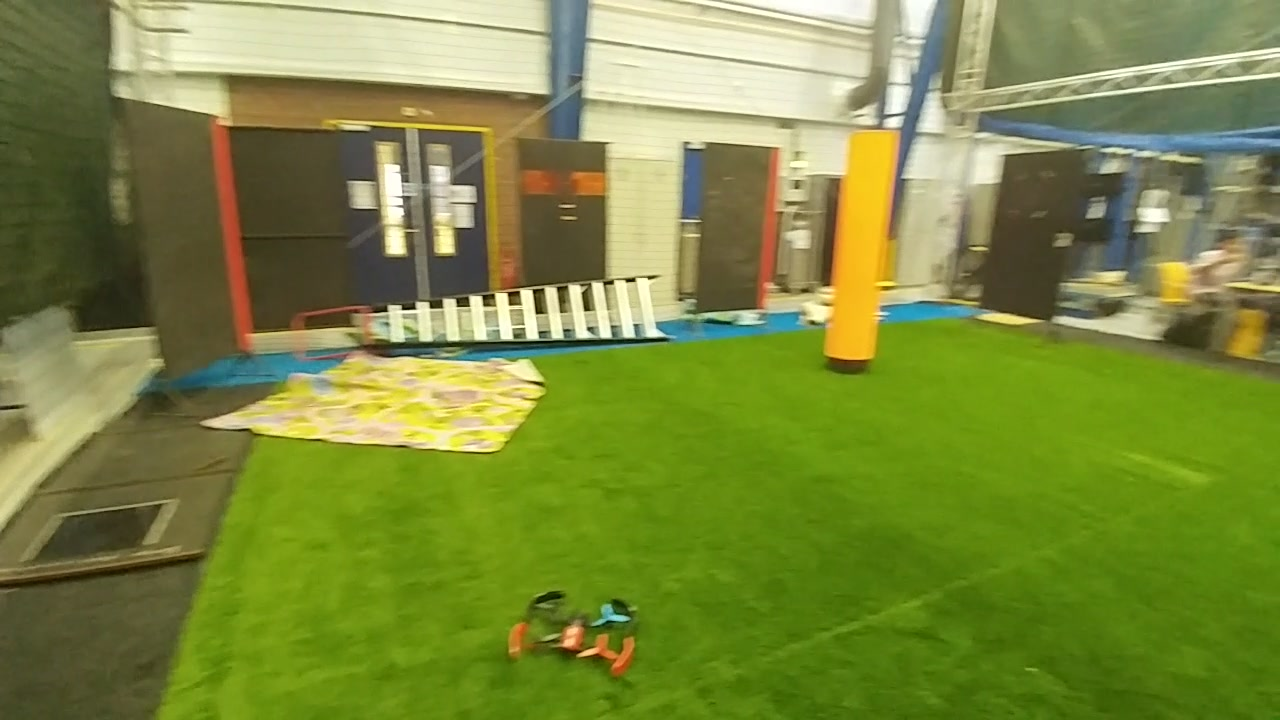
//> input picture Test/images/t3.jpeg, 1280 x 720 px
$ ./location   (built with g++ and OpenCV 4)
//> lines starting //> are read from the running program, lines starting //| are printed output that depends on the picture
#include <opencv2/core/core.hpp>
#include <opencv2/highgui/highgui.hpp>
#include <iostream>

using namespace cv;
using namespace std;

int main(){
  Mat img;
  Mat planes[3];   //destination array
  // Mat I_b,I_g,I_r;
  img = imread("../images/t3.jpeg");   // Read the image in RGB form
//> img is the input picture: 720 rows x 1280 cols, CV_8UC3; mean B, G, R 62.9, 137.6, 124.1
  // split(img, bgr);
  split(img,planes);
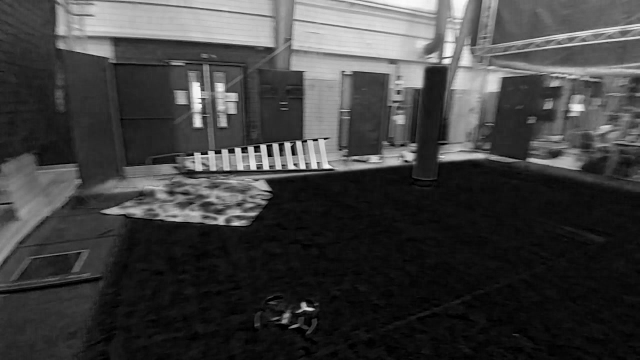
//> planes[0]: 720 rows x 1280 cols, CV_8UC1 (shown at 1/2 size); min 0, max 251, mean 62.9
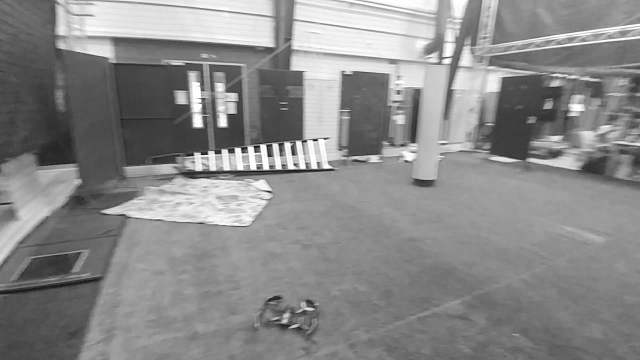
//> planes[1]: 720 rows x 1280 cols, CV_8UC1 (shown at 1/2 size); min 3, max 255, mean 137.6
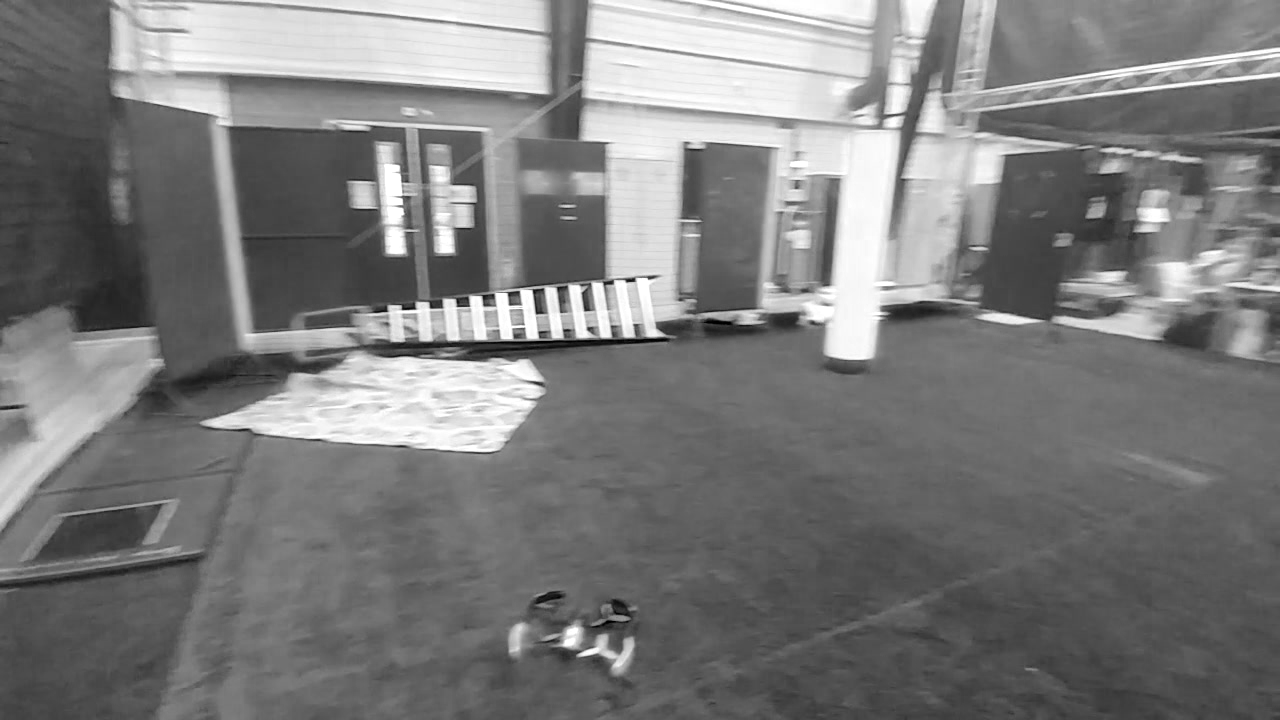
//> planes[2]: 720 rows x 1280 cols, CV_8UC1; min 0, max 255, mean 124.1

  int W = img.cols;
  int H = img.rows;
  //Note: OpenCV uses BGR color order
  // I_b = bgr[0];
  // I_g = bgr[1];
  // I_r = bgr[2];

  int isgrass[H][W];
  int i=0,j=0;

  // [13 lines of commented-out code are left out]

  for(int i = 0; i<H; i++){
    for(int j = 0; j<W; j++){
      Scalar pr = planes[0].at<uchar>(i,j);
      Scalar pg = planes[1].at<uchar>(i,j);
      Scalar pb = planes[2].at<uchar>(i,j);
      if((pg.val[0] > pr.val[0]+8)&&(pg.val[0] > pb.val[0]+8)&&(pg.val[0] > 60)){
        isgrass[i][j] = 1;
      }
      else{
        isgrass[i][j] = 0;
      }
    }
  }

  int m,n,CoW,H_bott, Sign;

  int S = 1;
  int WSum = 0;

  for(i = H-1; i > H/2; i-= 4)
  {
    S = 1;
    WSum = 0;
	for(m = W/4-1; m < (W*3/4-1); m++){

            //cout<<isgrass[i][m]<<endl;

      S += 1 - isgrass[i][m];
      WSum += m*(1 - isgrass[i][m]);
      //cout<<S<<" "<<WSum<<endl;
    }
    //cout<<S<<endl;

    CoW = WSum/S+1;
    cout <<S<<" "<<CoW<<endl;
    Sign = 0;
    H_bott = i;

    if( (S > W/40) && (CoW - W/2) < W/5){

      if(i > 9*H/10){
        WSum = 0;
        S = 1;
        for(m = W/4-1; m < (W*3/4-1); m++){
          for(n = i - H/5; n < i; n++){
            WSum += m*(1 - isgrass[n][m]);
            S += 1 - isgrass[n][m];
          }

          WSum = WSum/S;

          Sign = -1;

          if(WSum < W/2){
            Sign = 1;
          }
        }
      }
      //cout <<S<<" "<<WSum<<endl;
      break;
    }
    //cout <<i<<" "<<m<<endl;
  }
  cout <<Sign<<" "<<H_bott<<endl;
//| 1 659
}

$ run again, with Test/images/t1.jpeg copied over Test/images/t3.jpeg
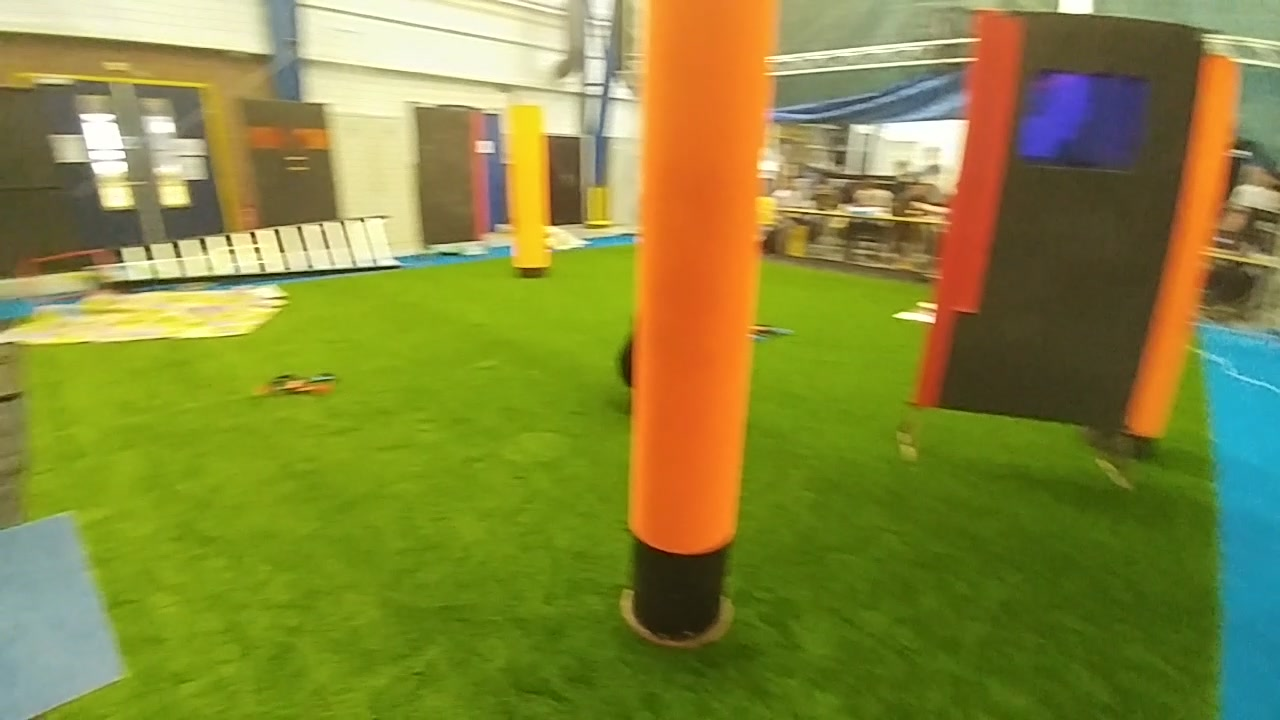
//> input picture Test/images/t1.jpeg, 1280 x 720 px
//> img is the input picture: 720 rows x 1280 cols, CV_8UC3; mean B, G, R 58, 136.4, 133.3
//> `split(img,planes);`:
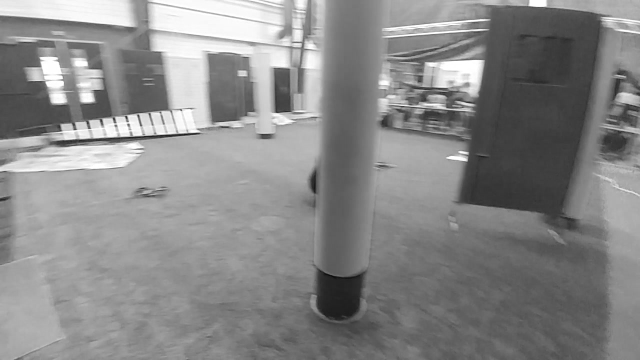
//> planes[1]: 720 rows x 1280 cols, CV_8UC1 (shown at 1/2 size); min 3, max 255, mean 136.4
//> `split(img,planes);`:
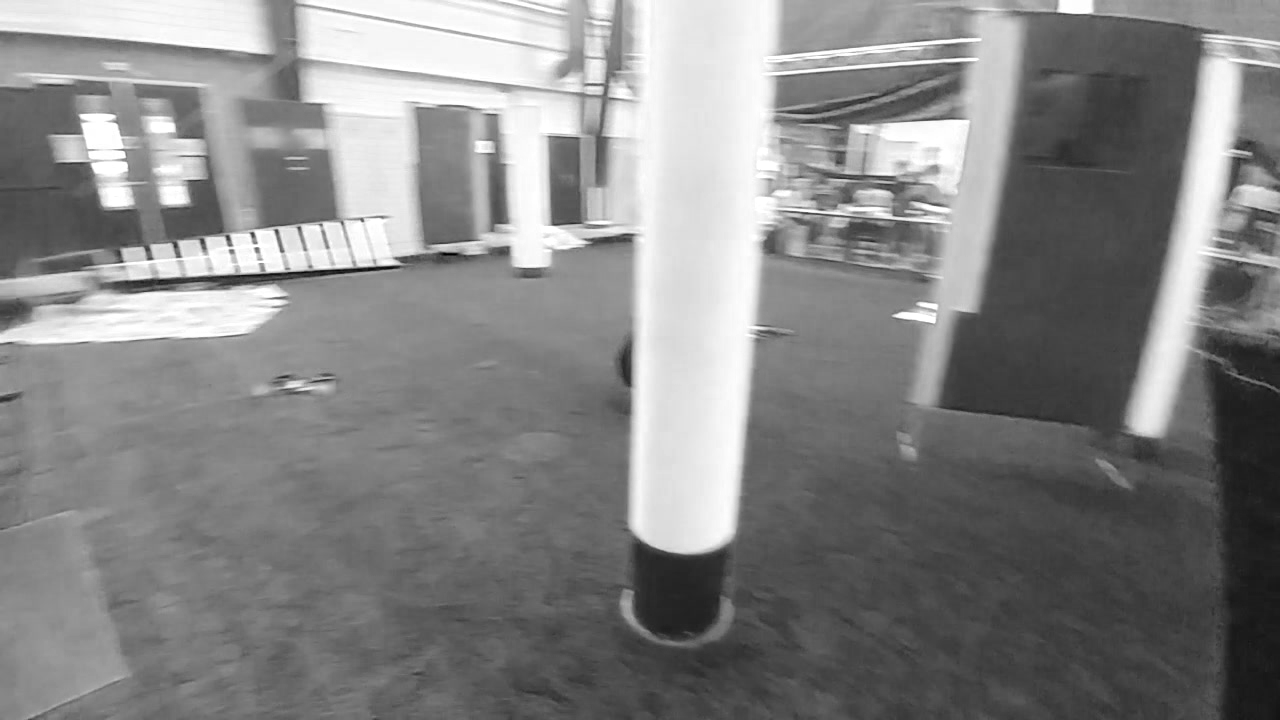
//> planes[2]: 720 rows x 1280 cols, CV_8UC1; min 0, max 255, mean 133.3
//| 0 647

$ run again, with Test/images/t2.jpeg copied over Test/images/t3.jpeg
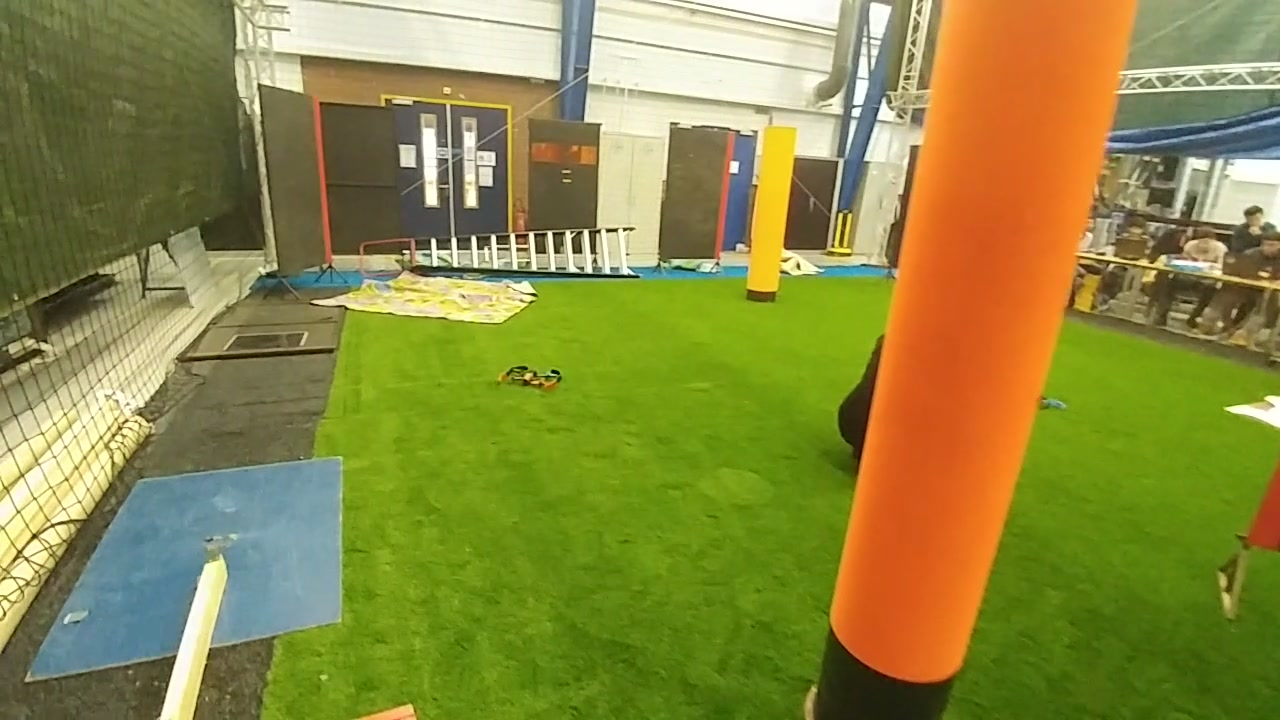
//> input picture Test/images/t2.jpeg, 1280 x 720 px
//> img is the input picture: 720 rows x 1280 cols, CV_8UC3; mean B, G, R 66.2, 137.5, 139.6
//> `split(img,planes);`:
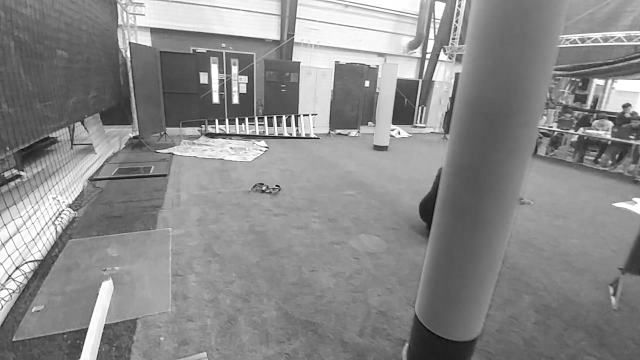
//> planes[1]: 720 rows x 1280 cols, CV_8UC1 (shown at 1/2 size); min 0, max 255, mean 137.5
//> `split(img,planes);`:
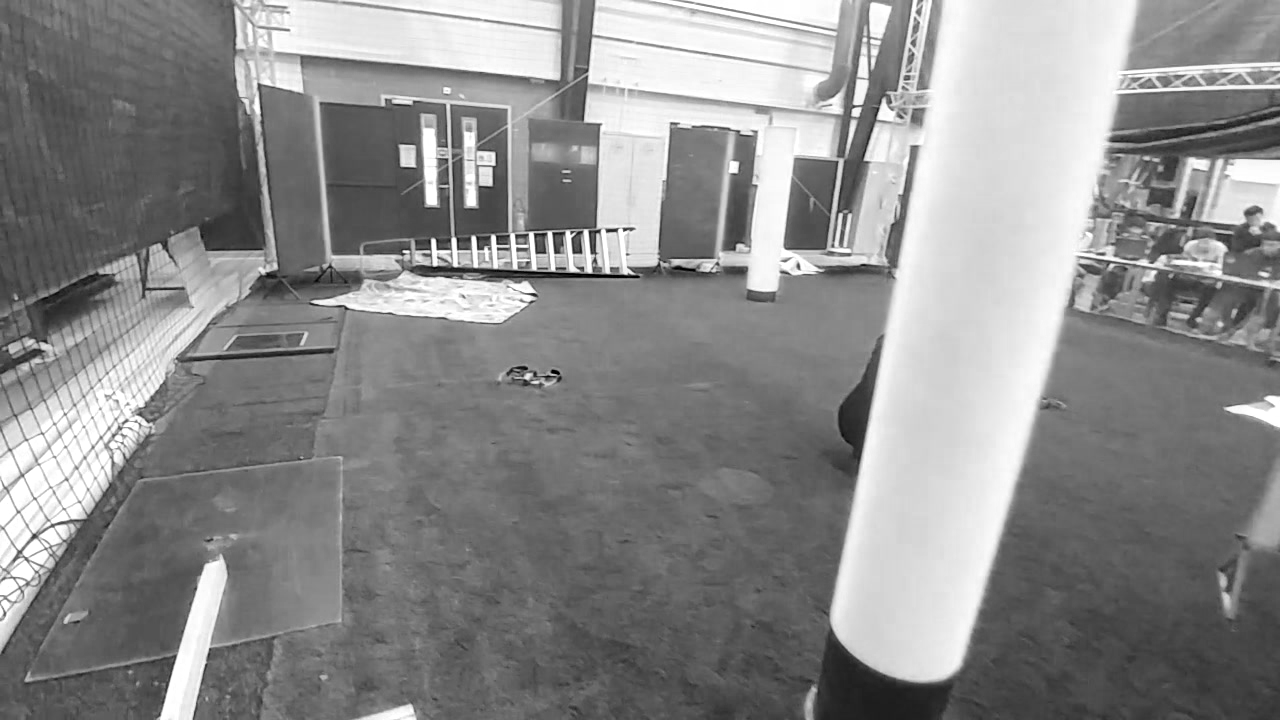
//> planes[2]: 720 rows x 1280 cols, CV_8UC1; min 0, max 255, mean 139.6
//| 1 719
